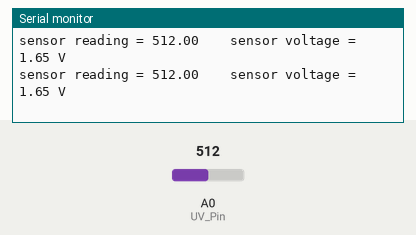
Recording of a sketch running on a simulated Arduino Nano, built with avr-gcc and run on an emulated ATmega328P. Shown: the last lines printed to the serial monitor. The inputs (shaded band) are chosen by the test bench; at power-on: A0 (UV_Pin) = 512.

Above: at 1.8 s.
1.9 s: A0 (UV_Pin) set to 716
At 2.5 s:
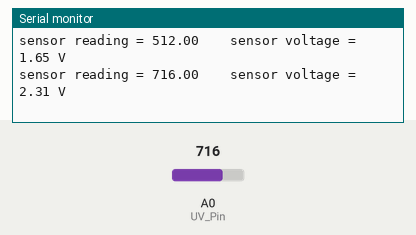
3.4 s: A0 (UV_Pin) set to 900
At 4.8 s:
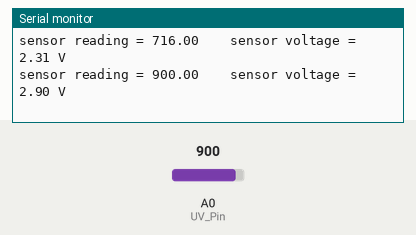
Timing chart, 0 to 6.4 s (numbered marks = the images above; inputs shaded):
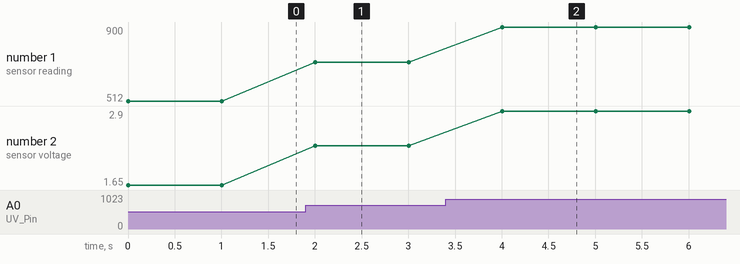

The sketch:

UV_Analog.ino
```cpp
/*
Project: IDEFIX
Device under test: GUVA S12SD Breakout Board
Tested with: Arduino Nano ATmega328P (Old Bootloader)
08.04.2022

GUVA-S12SD - Arduino
VCC - 3,3V
GND - GND
SIG - A0
*/

#define UV_Pin A0

void setup()
{
  Serial.begin(9600);
}

void loop()
{
  float sensorVoltage;
  float sensorValue;

  sensorValue = analogRead(UV_Pin);
  sensorVoltage = sensorValue/1024*3.3;

  Serial.print("sensor reading = ");
  Serial.print(sensorValue);

  Serial.print("    ");

  Serial.print("sensor voltage = ");
  Serial.print(sensorVoltage);
  Serial.println(" V");

  delay(1000);
}
```

Measured:
- after the input at 1.9 s, the serial monitor: prints a new line after 0.10 s (image 1)
- after the input at 3.4 s, the serial monitor: prints a new line after 0.61 s (image 2)
- plotted number 1: 512 → 716 after the input at 1.9 s, 716 → 900 after the input at 3.4 s
- plotted number 2: 1.65 → 2.31 after the input at 1.9 s, 2.31 → 2.9 after the input at 3.4 s
